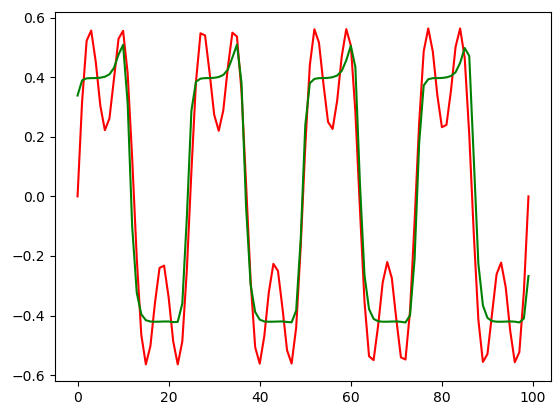

The script that drew this image:
# -*- coding: UTF-8 -*-

import tensorflow as tf
import math
import numpy as np
import matplotlib.pyplot as plt
import data

def createLSTMModel(sequenceLength, dim = 1, LSTMUnitNumber = 2, returnFullOutputSequence = False):
    if LSTMUnitNumber < 1:
        return False
    if LSTMUnitNumber == 1:
        model = tf.keras.models.Sequential()
        model.add(tf.keras.layers.LSTM(
            dim,
            # activation = "sigmoid",
            input_shape = (sequenceLength, dim),
            return_sequences = returnFullOutputSequence
        ))
        return model
    # LSTMUnitNumber > 1
    model = tf.keras.models.Sequential()
    model.add(tf.keras.layers.LSTM(dim, input_shape=(sequenceLength, dim), return_sequences = True))
    for i in range(LSTMUnitNumber - 2):
        model.add(tf.keras.layers.LSTM(dim, return_sequences = True))
    model.add(tf.keras.layers.LSTM(dim, return_sequences = returnFullOutputSequence))
    return model

def buildSinSequence(sequenceLength, t, d = 0):
    move = sequenceLength - 1
    start = 0 + d
    y = []
    for i in range(sequenceLength):
        x = start + i * (t * 2 * math.pi) / move
        y.append(0.5*math.sin(x))
    return y

def buildWaveSequence(sequenceLength, t, d = 0):
    move = sequenceLength - 1
    start = 0 + d
    y = []
    for i in range(sequenceLength):
        x = start + i * (t * 2 * math.pi) / move
        y.append(0.5*math.sin(x)+0.28*math.sin(3*x))
    return y

# 序列长度
point = 50
sequenceLength = 100
numberOfLSTMUnit = 5
inputSequence = buildWaveSequence(sequenceLength, 4)

(x, y) = data.sequenceFormat(inputSequence, point)

model = createLSTMModel(point, 1, numberOfLSTMUnit, False)
model.compile(optimizer = tf.keras.optimizers.Adam(0.005), loss = "MSE")
model.fit(x, y, 10, 200)

predictSequence = data.predictSequence(model, inputSequence, point, sequenceLength)

plt.plot(range(sequenceLength), inputSequence, 'r')
plt.plot(range(sequenceLength), predictSequence, 'g')
plt.show()
